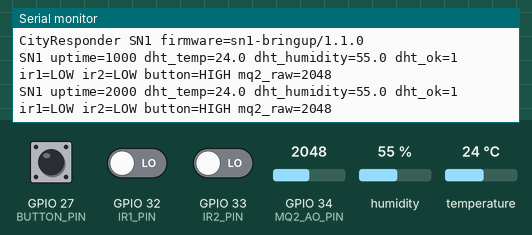
This program was run on a simulated ESP32. Parts: the last lines printed to the serial monitor. Inputs (shaded band) come from the test bench; at power-on: GPIO 27 (BUTTON_PIN) HIGH, GPIO 32 (IR1_PIN) LOW, GPIO 33 (IR2_PIN) LOW, GPIO 34 (MQ2_AO_PIN) = 2048, humidity 55 %, temperature 24 °C (analog values on the 0–4095 scale).

Above: at 2.8 s.
2.9 s: GPIO 27 (BUTTON_PIN) pulled LOW for 1.3 s
At 3.8 s:
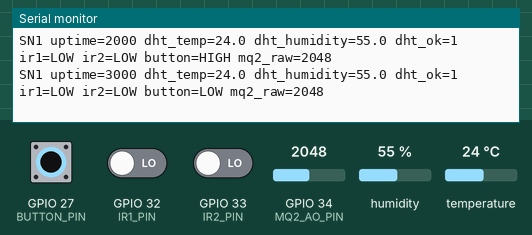
5.7 s: GPIO 32 (IR1_PIN) driven HIGH
At 6.3 s:
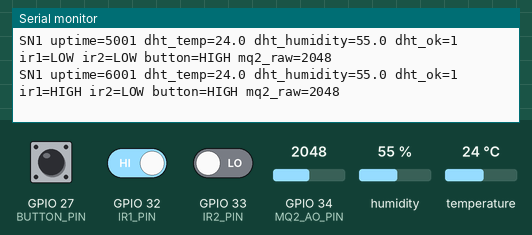
8.5 s: GPIO 33 (IR2_PIN) driven HIGH
At 9.8 s:
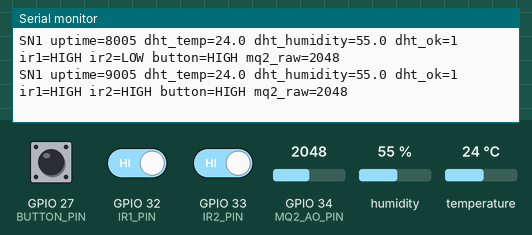
11.5 s: GPIO 27 (BUTTON_PIN) pulled LOW for 1.3 s
At 12.8 s:
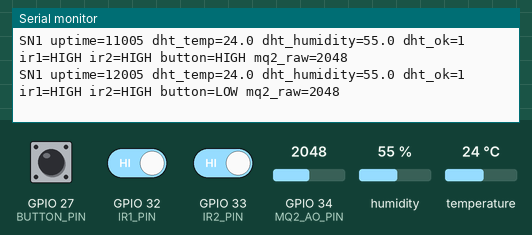
14.3 s: GPIO 32 (IR1_PIN) driven LOW
At 15.7 s:
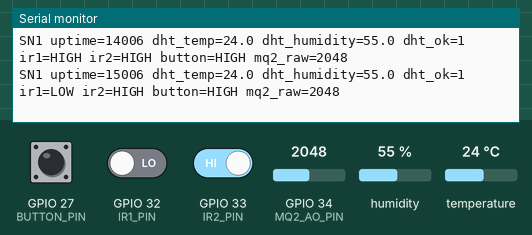
17.5 s: GPIO 27 (BUTTON_PIN) pulled LOW for 3.2 s
At 18.8 s:
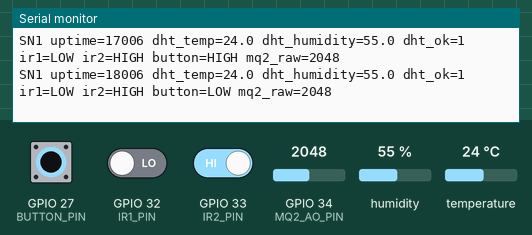

Measured:
- after the input at 2.9 s, the serial monitor: prints a new line after 0.10 s (image 1)
- after the input at 5.7 s, the serial monitor: prints a new line after 0.30 s (image 2)
- after the input at 8.5 s, the serial monitor: prints a new line after 0.51 s (image 3)
- after the input at 11.5 s, the serial monitor: prints a new line after 0.51 s (image 4)
- after the input at 14.3 s, the serial monitor: prints a new line after 0.71 s (image 5)
- after the input at 17.5 s, the serial monitor: prints a new line after 0.51 s (image 6)

The program:

main.cpp
```cpp
#include <Arduino.h>
#include <DHT.h>

namespace {
constexpr uint8_t MQ2_AO_PIN = 34;
constexpr uint8_t DHT_DATA_PIN = 4;
constexpr uint8_t IR1_PIN = 32;
constexpr uint8_t IR2_PIN = 33;
constexpr uint8_t BUTTON_PIN = 27;
constexpr char FIRMWARE_VERSION[] = "sn1-bringup/1.1.0";
constexpr uint8_t DHT_TYPE = DHT22;
constexpr unsigned long REPORT_INTERVAL_MS = 1000;
constexpr unsigned long DHT_INTERVAL_MS = 2000;
constexpr float DHT_MIN_TEMPERATURE_C = -40.0f;
constexpr float DHT_MAX_TEMPERATURE_C = 80.0f;
constexpr float DHT_MIN_HUMIDITY_PCT = 0.0f;
constexpr float DHT_MAX_HUMIDITY_PCT = 100.0f;

DHT dht(DHT_DATA_PIN, DHT_TYPE);
unsigned long lastReportMs = 0;
unsigned long lastDhtReadMs = 0;
float lastTemperatureC = NAN;
float lastHumidityPct = NAN;
bool lastDhtOk = false;
bool haveDhtRead = false;

void printFloatOrNa(const char *label, float value) {
  Serial.print(label);
  if (isnan(value)) {
    Serial.print("NA");
  } else {
    Serial.print(value, 1);
  }
}

void readDhtIfDue(unsigned long nowMs) {
  if (haveDhtRead && nowMs - lastDhtReadMs < DHT_INTERVAL_MS) {
    return;
  }

  lastDhtReadMs = nowMs;
  const float temperatureC = dht.readTemperature();
  const float humidityPct = dht.readHumidity();
  lastDhtOk = !isnan(temperatureC) && !isnan(humidityPct) &&
              temperatureC >= DHT_MIN_TEMPERATURE_C &&
              temperatureC <= DHT_MAX_TEMPERATURE_C &&
              humidityPct >= DHT_MIN_HUMIDITY_PCT &&
              humidityPct <= DHT_MAX_HUMIDITY_PCT;
  if (lastDhtOk) {
    lastTemperatureC = temperatureC;
    lastHumidityPct = humidityPct;
  } else {
    lastTemperatureC = NAN;
    lastHumidityPct = NAN;
  }
  haveDhtRead = true;
}

void printReport(unsigned long nowMs) {
  Serial.print("SN1 uptime=");
  Serial.print(nowMs);
  Serial.print(" dht_temp=");
  printFloatOrNa("", lastTemperatureC);
  Serial.print(" dht_humidity=");
  printFloatOrNa("", lastHumidityPct);
  Serial.print(" dht_ok=");
  Serial.print(lastDhtOk ? 1 : 0);
  Serial.print(" ir1=");
  Serial.print(digitalRead(IR1_PIN) == HIGH ? "HIGH" : "LOW");
  Serial.print(" ir2=");
  Serial.print(digitalRead(IR2_PIN) == HIGH ? "HIGH" : "LOW");
  Serial.print(" button=");
  Serial.print(digitalRead(BUTTON_PIN) == HIGH ? "HIGH" : "LOW");
  Serial.print(" mq2_raw=");
  Serial.println(analogRead(MQ2_AO_PIN));
}
}  // namespace

void setup() {
  Serial.begin(115200);
  Serial.printf("CityResponder SN1 firmware=%s\n", FIRMWARE_VERSION);

  pinMode(MQ2_AO_PIN, INPUT);
  pinMode(DHT_DATA_PIN, INPUT);
  pinMode(IR1_PIN, INPUT);
  pinMode(IR2_PIN, INPUT);
  pinMode(BUTTON_PIN, INPUT_PULLUP);
  analogReadResolution(12);
  analogSetPinAttenuation(MQ2_AO_PIN, ADC_11db);

  dht.begin();
}

void loop() {
  const unsigned long nowMs = millis();
  readDhtIfDue(nowMs);
  if (nowMs - lastReportMs >= REPORT_INTERVAL_MS) {
    lastReportMs = nowMs;
    printReport(nowMs);
  }
}
```
